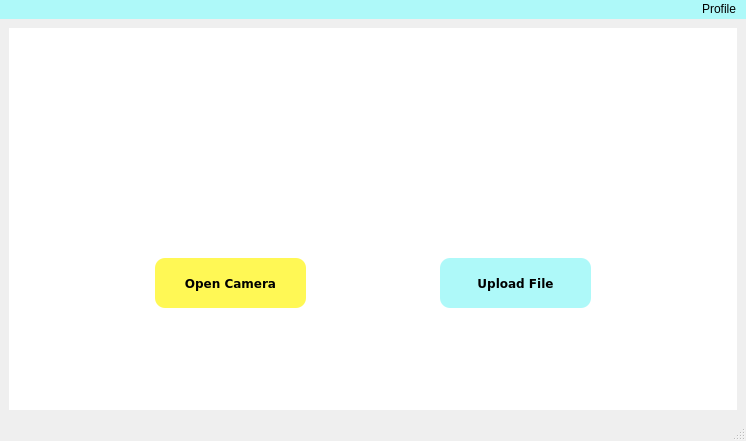
<?xml version="1.0" encoding="UTF-8"?>
<ui version="4.0">
 <class>MainWindow</class>
 <widget class="QMainWindow" name="MainWindow">
  <property name="geometry">
   <rect>
    <x>0</x>
    <y>0</y>
    <width>746</width>
    <height>441</height>
   </rect>
  </property>
  <property name="windowTitle">
   <string>MainWindow</string>
  </property>
  <widget class="QWidget" name="centralwidget">
   <property name="layoutDirection">
    <enum>Qt::LeftToRight</enum>
   </property>
   <layout class="QHBoxLayout" name="horizontalLayout_3">
    <item>
     <widget class="QFrame" name="frame_2">
      <property name="layoutDirection">
       <enum>Qt::LeftToRight</enum>
      </property>
      <property name="styleSheet">
       <string notr="true">QFrame{
background-color: rgb(255, 255, 255);
}</string>
      </property>
      <property name="frameShape">
       <enum>QFrame::NoFrame</enum>
      </property>
      <property name="frameShadow">
       <enum>QFrame::Plain</enum>
      </property>
      <layout class="QVBoxLayout" name="verticalLayout">
       <item>
        <spacer name="verticalSpacer_2">
         <property name="orientation">
          <enum>Qt::Vertical</enum>
         </property>
         <property name="sizeType">
          <enum>QSizePolicy::MinimumExpanding</enum>
         </property>
         <property name="sizeHint" stdset="0">
          <size>
           <width>20</width>
           <height>40</height>
          </size>
         </property>
        </spacer>
       </item>
       <item>
        <widget class="QFrame" name="frame_3">
         <property name="frameShape">
          <enum>QFrame::NoFrame</enum>
         </property>
         <property name="frameShadow">
          <enum>QFrame::Plain</enum>
         </property>
         <layout class="QHBoxLayout" name="horizontalLayout_2">
          <item>
           <spacer name="horizontalSpacer_4">
            <property name="orientation">
             <enum>Qt::Horizontal</enum>
            </property>
            <property name="sizeType">
             <enum>QSizePolicy::Minimum</enum>
            </property>
            <property name="sizeHint" stdset="0">
             <size>
              <width>40</width>
              <height>20</height>
             </size>
            </property>
           </spacer>
          </item>
          <item>
           <widget class="QLabel" name="Logo">
            <property name="sizePolicy">
             <sizepolicy hsizetype="Fixed" vsizetype="Fixed">
              <horstretch>0</horstretch>
              <verstretch>0</verstretch>
             </sizepolicy>
            </property>
            <property name="maximumSize">
             <size>
              <width>600</width>
              <height>87</height>
             </size>
            </property>
            <property name="text">
             <string/>
            </property>
            <property name="pixmap">
             <pixmap resource="Main Window.qrc">:/newPrefix/Vector.png</pixmap>
            </property>
            <property name="scaledContents">
             <bool>true</bool>
            </property>
            <property name="alignment">
             <set>Qt::AlignCenter</set>
            </property>
           </widget>
          </item>
          <item>
           <spacer name="horizontalSpacer_5">
            <property name="orientation">
             <enum>Qt::Horizontal</enum>
            </property>
            <property name="sizeType">
             <enum>QSizePolicy::Minimum</enum>
            </property>
            <property name="sizeHint" stdset="0">
             <size>
              <width>40</width>
              <height>20</height>
             </size>
            </property>
           </spacer>
          </item>
         </layout>
        </widget>
       </item>
       <item>
        <spacer name="verticalSpacer">
         <property name="orientation">
          <enum>Qt::Vertical</enum>
         </property>
         <property name="sizeType">
          <enum>QSizePolicy::MinimumExpanding</enum>
         </property>
         <property name="sizeHint" stdset="0">
          <size>
           <width>20</width>
           <height>40</height>
          </size>
         </property>
        </spacer>
       </item>
       <item>
        <widget class="QFrame" name="frame">
         <property name="maximumSize">
          <size>
           <width>16777215</width>
           <height>300</height>
          </size>
         </property>
         <property name="frameShape">
          <enum>QFrame::NoFrame</enum>
         </property>
         <property name="frameShadow">
          <enum>QFrame::Plain</enum>
         </property>
         <layout class="QGridLayout" name="gridLayout">
          <item row="0" column="3">
           <widget class="QPushButton" name="uploadfile">
            <property name="sizePolicy">
             <sizepolicy hsizetype="Fixed" vsizetype="Fixed">
              <horstretch>0</horstretch>
              <verstretch>0</verstretch>
             </sizepolicy>
            </property>
            <property name="minimumSize">
             <size>
              <width>151</width>
              <height>50</height>
             </size>
            </property>
            <property name="maximumSize">
             <size>
              <width>16777215</width>
              <height>50</height>
             </size>
            </property>
            <property name="font">
             <font>
              <family>Verdana</family>
              <weight>75</weight>
              <bold>true</bold>
             </font>
            </property>
            <property name="styleSheet">
             <string notr="true">QPushButton{
background-color: rgb(174, 249, 249);
border-radius: 10px
}

QPushButton:hover{
	background-color: rgb(74, 237, 255);
}</string>
            </property>
            <property name="text">
             <string>Upload File</string>
            </property>
            <property name="icon">
             <iconset resource="Main Window.qrc">
              <normaloff>:/newPrefix/file.png</normaloff>:/newPrefix/file.png</iconset>
            </property>
           </widget>
          </item>
          <item row="0" column="2">
           <spacer name="horizontalSpacer">
            <property name="orientation">
             <enum>Qt::Horizontal</enum>
            </property>
            <property name="sizeType">
             <enum>QSizePolicy::MinimumExpanding</enum>
            </property>
            <property name="sizeHint" stdset="0">
             <size>
              <width>40</width>
              <height>20</height>
             </size>
            </property>
           </spacer>
          </item>
          <item row="0" column="4">
           <spacer name="horizontalSpacer_2">
            <property name="orientation">
             <enum>Qt::Horizontal</enum>
            </property>
            <property name="sizeHint" stdset="0">
             <size>
              <width>40</width>
              <height>20</height>
             </size>
            </property>
           </spacer>
          </item>
          <item row="0" column="0">
           <spacer name="horizontalSpacer_3">
            <property name="orientation">
             <enum>Qt::Horizontal</enum>
            </property>
            <property name="sizeHint" stdset="0">
             <size>
              <width>40</width>
              <height>20</height>
             </size>
            </property>
           </spacer>
          </item>
          <item row="0" column="1">
           <widget class="QPushButton" name="opencam">
            <property name="sizePolicy">
             <sizepolicy hsizetype="Fixed" vsizetype="Fixed">
              <horstretch>0</horstretch>
              <verstretch>0</verstretch>
             </sizepolicy>
            </property>
            <property name="minimumSize">
             <size>
              <width>151</width>
              <height>50</height>
             </size>
            </property>
            <property name="maximumSize">
             <size>
              <width>16777215</width>
              <height>50</height>
             </size>
            </property>
            <property name="font">
             <font>
              <family>Verdana</family>
              <weight>75</weight>
              <bold>true</bold>
             </font>
            </property>
            <property name="styleSheet">
             <string notr="true">background-color: rgb(255, 248, 85);
border-radius: 10px</string>
            </property>
            <property name="text">
             <string>Open Camera</string>
            </property>
            <property name="icon">
             <iconset resource="Main Window.qrc">
              <normaloff>:/newPrefix/cam.png</normaloff>:/newPrefix/cam.png</iconset>
            </property>
           </widget>
          </item>
         </layout>
        </widget>
       </item>
       <item>
        <spacer name="verticalSpacer_3">
         <property name="orientation">
          <enum>Qt::Vertical</enum>
         </property>
         <property name="sizeType">
          <enum>QSizePolicy::MinimumExpanding</enum>
         </property>
         <property name="sizeHint" stdset="0">
          <size>
           <width>20</width>
           <height>60</height>
          </size>
         </property>
        </spacer>
       </item>
      </layout>
     </widget>
    </item>
   </layout>
  </widget>
  <widget class="QMenuBar" name="menubar">
   <property name="geometry">
    <rect>
     <x>0</x>
     <y>0</y>
     <width>746</width>
     <height>26</height>
    </rect>
   </property>
   <property name="layoutDirection">
    <enum>Qt::RightToLeft</enum>
   </property>
   <property name="styleSheet">
    <string notr="true">background-color: rgb(174, 249, 249);</string>
   </property>
   <widget class="QMenu" name="menuProfile">
    <property name="autoFillBackground">
     <bool>false</bool>
    </property>
    <property name="styleSheet">
     <string notr="true">background-color: rgb(255, 255, 255);</string>
    </property>
    <property name="title">
     <string>Profile</string>
    </property>
    <addaction name="actionLogin"/>
    <addaction name="actionRegister"/>
   </widget>
   <addaction name="menuProfile"/>
  </widget>
  <widget class="QStatusBar" name="statusbar"/>
  <action name="actionLogin">
   <property name="text">
    <string>Login</string>
   </property>
   <property name="font">
    <font>
     <family>Verdana</family>
    </font>
   </property>
  </action>
  <action name="actionRegister">
   <property name="text">
    <string>Register</string>
   </property>
  </action>
 </widget>
 <resources>
  <include location="Main Window.qrc"/>
 </resources>
 <connections/>
</ui>
